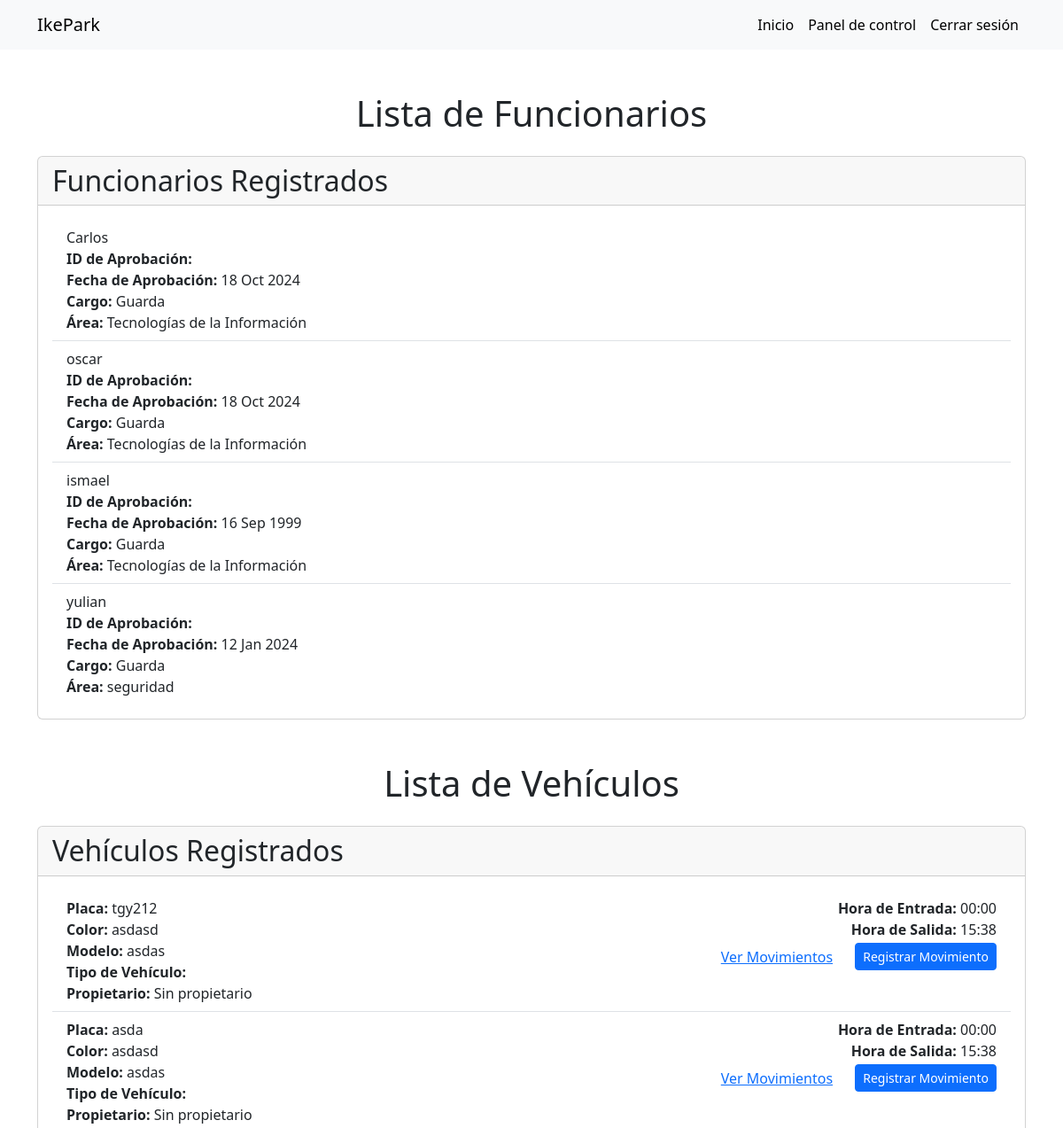
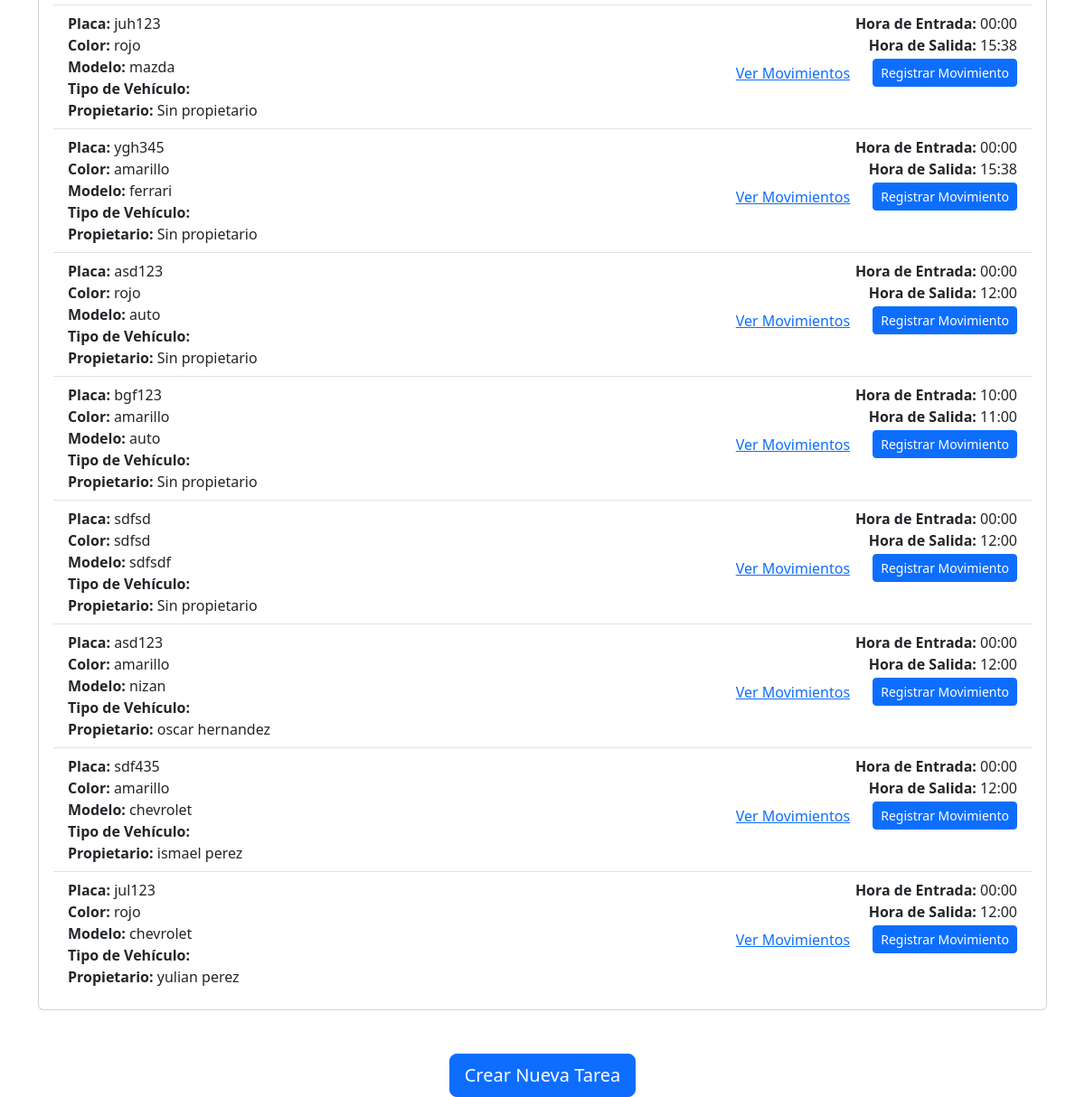
Page /tasks/ (signed in) on the committed database (2 pictures, top to bottom).
### funveh/models.py (models this page shows, shortened)
class Funcionario(models.Model):
    nombre = models.CharField(max_length=100)
    apellido = models.CharField(max_length=100)
    documento = models.CharField(max_length=20)
    numeroTelefono = models.CharField(max_length=15)
    email = models.EmailField()
    cargo = models.ForeignKey(Cargo, null=True, blank=True, on_delete=models.SET_NULL)
    area = models.ForeignKey(Area, null=True, blank=True, on_delete=models.SET_NULL)
    fecha_aprobacion = models.DateTimeField(null=True, blank=True)

class Cargo(models.Model):
    nombre = models.CharField(max_length=100)

class Area(models.Model):
    nombre = models.CharField(max_length=100)

class Vehiculo(models.Model):
    placa = models.CharField(max_length=10)
    color = models.CharField(max_length=30)
    modelo = models.CharField(max_length=50)
    tipo_vehiculo = models.ForeignKey('TipoVehiculo', null=True, blank=True, on_delete=models.SET_NULL)  # Relación con TipoVehiculo
    funcionario = models.ForeignKey('Funcionario', null=True, blank=True, on_delete=models.SET_NULL)
    fecha_entrada = models.DateField(default=timezone.now)
    hora_entrada = models.TimeField(default='00:00:00')
    fecha_salida = models.DateField(null=True, blank=True)
    hora_salida = models.TimeField(null=True, blank=True)

### funveh/views.py (the view)
# urls.py: path('tasks/', views.tasks, name='tasks'),
def tasks(request):
    funcionarios = Funcionario.objects.all()
    vehiculos = Vehiculo.objects.all()
    for funcionario in funcionarios:
        if not funcionario.fecha_aprobacion:  # Si no tiene fecha de aprobación
            funcionario.fecha_aprobacion = timezone.now()
            funcionario.save()
    if request.method == 'POST':
        movimiento_form = MovimientoVehiculoForm(request.POST)
        if movimiento_form.is_valid():
            movimiento = movimiento_form.save(commit=False)
            movimiento.save()  # Guardamos el movimiento en la base de datos
            messages.success(request, 'Movimiento registrado exitosamente.')
            return redirect('tasks')  # Redirigimos a la vista de tareas
    else:
        movimiento_form = MovimientoVehiculoForm()  # Formulario vacío para POST
    cargos = Cargo.objects.all()
    areas = Area.objects.all()
    return render(request, 'tasks.html', {
        'funcionarios': funcionarios,
        'vehiculos': vehiculos,
        'cargos': cargos,  # Pasar los cargos al template
        'areas': areas,    # Pasar las áreas al template
        'movimiento_form': movimiento_form,
    })

### funveh/templates/tasks.html (shortened to what this page needs)
{% extends 'base.html' %}
{% block content %}
<main class="container mt-5">
    <section class="mb-5">
        <h1 class="text-center mb-4">Lista de Funcionarios</h1>
        <div class="card">
            <div class="card-header">
                <h2 class="mb-0">Funcionarios Registrados</h2>
            </div>
            <div class="card-body">
                {% if funcionarios %}
                <ul class="list-group list-group-flush">
                    {% for funcionario in funcionarios %}
                        <li class="list-group-item d-flex justify-content-between align-items-center">
                            <div>
                                <a href="{% url 'update_funcionario' funcionario.id %}" class="text-decoration-none text-dark">{{ funcionario.nombre }}</a><br>
                                <strong>ID de Aprobación:</strong> {{ funcionario.aprobacion_id }}<br>
                                <strong>Fecha de Aprobación:</strong>
                                {% if funcionario.fecha_aprobacion %}
                                    {{ funcionario.fecha_aprobacion|date:"d M Y" }}
                                {% else %}
                                    No aprobada
                                {% endif %}
                                <br>
                                <strong>Cargo:</strong> {{ funcionario.cargo.nombre }}<br>
                                <strong>Área:</strong> {{ funcionario.area.nombre }}
                            </div>
                        </li>
                    {% endfor %}
                </ul>
                {% else %}
                    <p class="text-center mb-0">No hay funcionarios registrados.</p>
                {% endif %}
            </div>
        </div>
    </section>
    <section class="mb-5">
        <h1 class="text-center mb-4">Lista de Vehículos</h1>
        <div class="card">
            <div class="card-header">
                <h2 class="mb-0">Vehículos Registrados</h2>
            </div>
            <div class="card-body">
                {% if vehiculos %}
                    <ul class="list-group list-group-flush">
                        {% for vehiculo in vehiculos %}
                            <li class="list-group-item">
                                <div class="d-flex justify-content-between align-items-start">
                                    <div>
                                        <strong>Placa:</strong> {{ vehiculo.placa }}<br>
                                        <strong>Color:</strong> {{ vehiculo.color }}<br>
                                        <strong>Modelo:</strong> {{ vehiculo.modelo }}<br>
                                        <strong>Tipo de Vehículo:</strong> {{ vehiculo.tipoVehiculo }}<br>
                                        {% if vehiculo.funcionario %}
                                            <strong>Propietario:</strong> {{ vehiculo.funcionario.nombre }} {{ vehiculo.funcionario.apellido }}<br>
                                        {% else %}
                                            <strong>Propietario:</strong> Sin propietario<br>
                                        {% endif %}
                                    </div>
                                    <div class="text-end">
                                        <strong>Hora de Entrada:</strong> {{ vehiculo.hora_entrada|date:"H:i" }}<br>
                                        <strong>Hora de Salida:</strong> {% if vehiculo.hora_salida %}{{ vehiculo.hora_salida|date:"H:i" }}{% else %}Sin salida{% endif %}<br>
                                        <a href="{% url 'movimientos_vehiculo' vehiculo.id %}" class="btn btn-link">Ver Movimientos</a>
                                        <a href="{% url 'registrar_movimiento' vehiculo.id %}" class="btn btn-primary btn-sm ms-2">Registrar Movimiento</a>
                                    </div>
                                </div>
                            </li>
                        {% endfor %}
                    </ul>
                {% else %}
                    <p class="text-center mb-0">No hay vehículos registrados.</p>
                {% endif %}
            </div>
        </div>
    </section>
    <section class="text-center mt-4">
        <a href="{% url 'create_task' %}" class="btn btn-primary btn-lg">Crear Nueva Tarea</a>
    </section>
</main>
{% endblock %}

### rows in the picture
Funcionario: nombre "Carlos", fecha_aprobacion "18 Oct 2024", cargo.nombre "Guarda", area.nombre "Tecnologías de la Información"
Funcionario: nombre "oscar", fecha_aprobacion "18 Oct 2024", cargo.nombre "Guarda", area.nombre "Tecnologías de la Información"
Funcionario: nombre "ismael", fecha_aprobacion "16 Sep 1999", cargo.nombre "Guarda", area.nombre "Tecnologías de la Información"
Funcionario: nombre "yulian", fecha_aprobacion "12 Jan 2024", cargo.nombre "Guarda", area.nombre "seguridad"
Vehiculo: placa "tgy212", color "asdasd", modelo "asdas", shows "Propietario:", hora_entrada "00:00", hora_salida "15:38"
Vehiculo: placa "asda", color "asdasd", modelo "asdas", shows "Propietario:", hora_entrada "00:00", hora_salida "15:38"
Vehiculo: placa "juh123", color "rojo", modelo "mazda", shows "Propietario:", hora_entrada "00:00", hora_salida "15:38"
Vehiculo: placa "ygh345", color "amarillo", modelo "ferrari", shows "Propietario:", hora_entrada "00:00", hora_salida "15:38"
Vehiculo: placa "asd123", color "rojo", modelo "auto", shows "Propietario:", hora_entrada "00:00", hora_salida "12:00"
Vehiculo: placa "bgf123", color "amarillo", modelo "auto", shows "Propietario:", hora_entrada "10:00", hora_salida "11:00"
Vehiculo: placa "sdfsd", color "sdfsd", modelo "sdfsdf", shows "Propietario:", hora_entrada "00:00", hora_salida "12:00"
Vehiculo: placa "asd123", color "amarillo", modelo "nizan", funcionario.nombre "oscar", funcionario.apellido "hernandez", hora_entrada "00:00", hora_salida "12:00"
Vehiculo: placa "sdf435", color "amarillo", modelo "chevrolet", funcionario.nombre "ismael", funcionario.apellido "perez", hora_entrada "00:00", hora_salida "12:00"
Vehiculo: placa "jul123", color "rojo", modelo "chevrolet", funcionario.nombre "yulian", funcionario.apellido "perez", hora_entrada "00:00", hora_salida "12:00"
